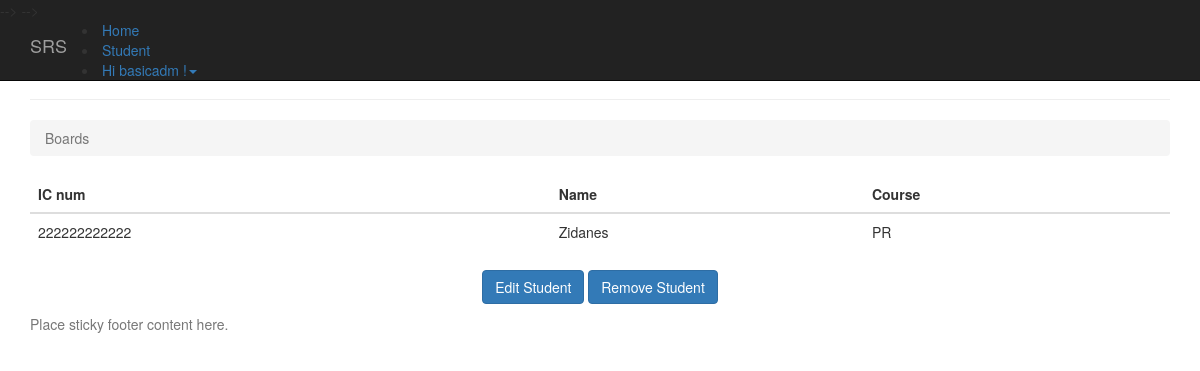
/2/ (signed in), run on the app's committed database.
### student/models.py (models this page shows, shortened)
class Student(models.Model):
	PROGRAMMING = 'PR'
	NETWORKING = 'NT'
	PCTECH = 'PC'
	COURSE_CHOICES = (
		(PROGRAMMING, 'Programming'),
		(NETWORKING, 'Networking'),
		(PCTECH, 'PC Technichian'),
	)
	icnum = models.CharField('IC Number',max_length=12,unique=True,blank=False,null=False)
	name = models.CharField('Name',max_length=300,blank=False,null=False)
	course = models.CharField('Coursework',max_length=2,choices=COURSE_CHOICES,default=PCTECH)
	createdby = models.ForeignKey('auth.User',on_delete=models.CASCADE)
	created_date = models.DateTimeField('Created Date',auto_now_add=True)

### student/views.py (the view)
# urls.py: url(r'^(?P<pk>\d+)/$', views.student_detail, name='student_detail'),
@login_required(login_url='/accounts/login/')
def student_detail(request,pk):
    student = get_object_or_404(Student, pk=pk)
    return render(request, 'student/student_detail.html', {'student': student})

### templates/student/student_detail.html
{% extends 'base.html' %}
{% block content %}
      <div class="page-header">
        <h1>Student Information</h1>
      </div>
      <ol class="breadcrumb my-4">
        <li class="breadcrumb-item active">Boards</li>
      </ol>
      <table class="table">
        <thead class="thead-inverse">
          <tr>
            <th>IC num</th>
            <th>Name</th>
            <th>Course</th>
          </tr>
        </thead>
        <tbody>
            <tr>
              <td>
                {{ student.icnum }}
              </td>
              <td class="align-middle">{{ student.name }}</td>
              <td class="align-middle">{{ student.course }}</td>
            </tr>
        </tbody>
	  </table>
    <p class="text-center">
      <a href="{% url 'student_edit' student.pk %}" class="btn btn-primary" >Edit Student</a>
      <a href="{% url 'student_remove' student.pk %}" class="btn btn-primary" >Remove Student</a>
    </p>
{% endblock %}

### templates/base.html (shortened to what this page needs)
{% load static %}
{% load i18n %}
<!DOCTYPE html>
<html lang="en">
  <head>
    <link href="http://getbootstrap.com/docs/3.3/dist/css/bootstrap.min.css" rel="stylesheet">
    <link href="http://getbootstrap.com/docs/3.3/assets/css/ie10-viewport-bug-workaround.css" rel="stylesheet">
    <link href="http://getbootstrap.com/docs/3.3/examples/sticky-footer-navbar/sticky-footer-navbar.css" rel="stylesheet">
  </head>
  <body>
    {% block navbar %}
    <nav class="navbar navbar-inverse navbar-fixed-top">
      <div class="container">
        <div class="navbar-header">
          <a class="navbar-brand" href="#">SRS</a>
        </div>
        <div id="navbar" class="collapse navbar-collapse">
           {% block home_navbar %}
           <li class="active"><a href="/">Home</a></li>
           {% endblock %}
            {% block student_navbar %}
            <li><a href="{% url 'student_home' %}">Student</a></li>
            {% endblock %}
            {% block user_navbar %}
              {% if user.is_authenticated %}
                <li class="dropdown">
                  <a href="#" class="dropdown-toggle" data-toggle="dropdown" role="button" aria-haspopup="true" aria-expanded="false"></span> Hi {{ user.username }} !<span class="caret"></span></a>
                </li>
              {% else %}
                <li><a href="/accounts/login/">Sign In</a></li>
                <li><a href="/accounts/signup/">Sign Up</a></li>
              {% endif %}
            {% endblock %}
        </div>
      </div>
    </nav>
    {% endblock %}
    <div class="container">
      {% block content %}{% endblock %}
    </div>
    {% block footer %}
    <footer class="footer">
      <div class="container">
        <p class="text-muted">Place sticky footer content here.</p>
      </div>
    </footer>
    {% endblock %}
  </body>
</html>

### data on the page
Student: icnum "222222222222", name "Zidanes", course "PR"

### other printed values
{{ user.username }} "basicadm"
